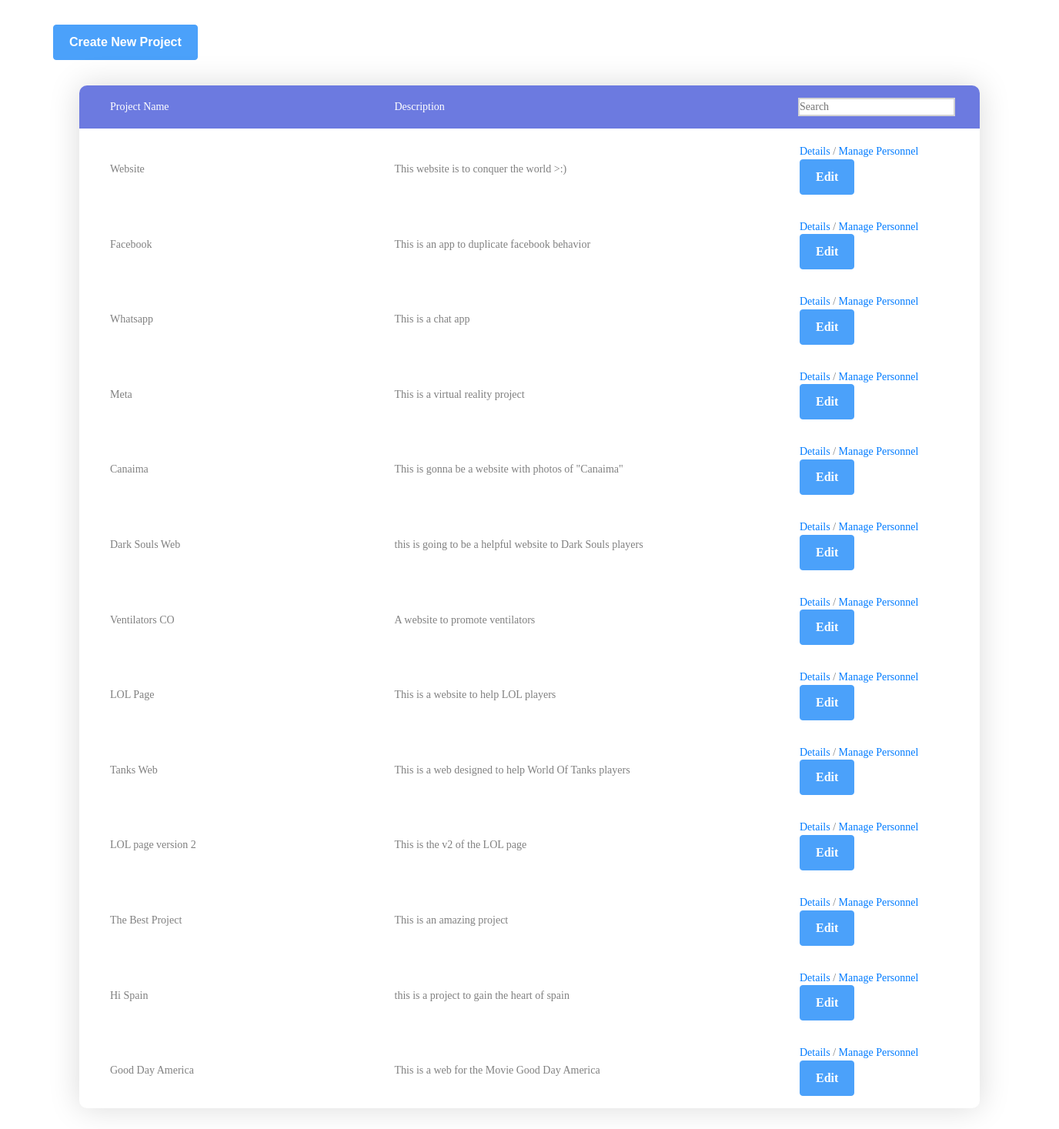
Page /my-projects/ on the committed database.
### experimenting/models.py (models this page shows, shortened)
class Project(models.Model):
    assigned_personnel = models.ManyToManyField(User)
    name = models.CharField(max_length=50)
    description = models.CharField(max_length=254)

### experimenting/views.py (the view, shortened to what this page needs)
# urls.py: path("my-projects/", views.projectsListView, name="projects_list"),
def projectsListView(request):
    search = request.POST.get("search")
    if search:
        page_obj = get_list_or_404(Project, name__icontains=search)
    else:
        page_obj = Project.objects.all()
    context = {"page_obj": page_obj}
    return render(request, "admin/projects_list.html", context)

### templates/admin/projects_list.html (shortened to what this page needs)
{% load static %}
<!DOCTYPE html>
<html lang="en">
<head>
	<link rel="stylesheet" type="text/css" href="{% static 'CRUD_tables/vendor/bootstrap/css/bootstrap.min.css' %}">
	<link rel="stylesheet" type="text/css" href="{% static 'CRUD_tables/fonts/font-awesome-4.7.0/css/font-awesome.min.css' %}">
	<link rel="stylesheet" type="text/css" href="{% static 'CRUD_tables/vendor/animate/animate.css' %}">
	<link rel="stylesheet" type="text/css" href="{% static 'CRUD_tables/vendor/select2/select2.min.css' %}">
	<link rel="stylesheet" type="text/css" href="{% static 'CRUD_tables/vendor/perfect-scrollbar/perfect-scrollbar.css' %}">
	<link rel="stylesheet" type="text/css" href="{% static 'CRUD_tables/css/util.css' %}">
	<link rel="stylesheet" type="text/css" href="{% static 'CRUD_tables/css/main.css' %}">
</head>
<body>
	<div class="limiter">
		<div class="container-button">
			<a href="{% url 'projects_create' %}" class="btn mb-2 mb-md-0 btn-primary btn-round">
				Create New Project
			</a>
		</div>
		<div class="container-table100">
			<div class="wrap-table100">
				<div class="table100 ver1 m-b-110">
					<div class="table100-head">
						<table>
							<thead>
								<tr class="row100 head">
									<th class="cell100 column1">Project Name</th>
									<th class="cell100 column2">Description</th>
									<th class="cell100 column3">
										<form class="projects-list-form" id="projects-list-form" name="projects-list-form" method="POST">
											<input type="text" class="search-input" name="search" id="search_input" onkeyup="searchProject()" placeholder="Search">
										</form>
									</th>
								</tr>
							</thead>
						</table>
					</div>
					<div id="replaceable-table">
						{% include 'admin/projects_list_logic.html' %}
					</div>
				</div>
			</div>
		</div>
	</div>
</body>
</html>

### templates/admin/projects_list_logic.html
				{% if page_obj %}
				{% for project in page_obj %}
					<div class="table100-body js-pscroll">
						<table>
							<tbody>
								<tr class="row100 body">
									<td class="cell100 column1">{{ project.name }}</td>
									<td class="cell100 column2">{{ project.description }}</td>
									<td class="cell300 column3">
										<a href="{% url 'projects_detail' project.id %}">Details</a> /
										<a href="{% url 'projects_detail' project.id %}">Manage Personnel</a>
										<a href="{% url 'projects_update' project.id %}" class="btn mb-2 mb-md-0 btn-primary btn-round">
											Edit
										</a>
									</td>
								</tr>
							</tbody>
						</table>
					</div>
				{% endfor %}
				{% else %}
					<h3>There are no projects. Please create a new one.</h3>
				{% endif %}

### static/CRUD_tables/css/main.css (style rules this page uses)
* { margin: 0px; padding: 0px; box-sizing: border-box; }
body, html { height: 100%; font-family: sans-serif; }
a { margin: 0px; transition: all 0.4s; -webkit-transition: all 0.4s; -o-transition: all 0.4s; -moz-transition: all 0.4s; }
input { display: block; outline: none; border: none !important; }
.js-pscroll { position: relative; overflow: hidden; }
.limiter { width: 1366px; margin: 0 auto; }
.container-button { margin-top: 32px; margin-left: 64px; }
.container-table100 { width: 100%; min-height: 100vh; background: #fff; display: -webkit-box; display: -webkit-flex; display: -moz-box; display: -ms-flexbox; display: flex; align-items: center; justify-content: center; flex-wrap: wrap; padding: 33px 30px; }
.wrap-table100 { width: 1170px; }
.table100 { background-color: #fff; }
table { width: 100%; }
th, td { font-weight: unset; padding-right: 10px; }
.table100-head th { padding-top: 18px; padding-bottom: 18px; }
.table100-body td { padding-top: 16px; padding-bottom: 16px; }
.table100 { position: relative; padding-top: 60px; }
.table100-head { position: absolute; width: 100%; top: 0; left: 0; }
.table100-body { max-height: 585px; overflow: auto; }
.table100.ver1 th { font-family: Lato-Bold; font-size: 14px; color: #fff; line-height: 1.4; background-color: #6c7ae0; }
.table100.ver1 td { font-family: Lato-Regular; font-size: 14px; color: #808080; line-height: 1.4; }
.table100.ver1 { border-radius: 10px; overflow: hidden; box-shadow: 0 0px 40px 0px rgba(0, 0, 0, 0.15); -moz-box-shadow: 0 0px 40px 0px rgba(0, 0, 0, 0.15); -webkit-box-shadow: 0 0px 40px 0px rgba(0, 0, 0, 0.15); -o-box-shadow: 0 0px 40px 0px rgba(0, 0, 0, 0.15); -ms-box-shadow: 0 0px 40px 0px rgba(0, 0, 0, 0.15); }
.btn { cursor: pointer; padding: 12px 20px; font-weight: 600; }
.btn.btn-primary { background: #4ba1fa; border-color: #4ba1fa; color: #fff; }
.projects-list-form { display: flex; }
.search-input { background: white; display: inline; outline: 2px solid lightgrey; width: 200px; }

### templates/admin/projects_list.html (style rules this page uses)
.column1 { width: 35%; padding-left: 40px; }
.column2 { width: 45%; }
.column3 { width: 20%; }

### rows in the picture
Project: name "Website", description "This website is to conquer the world >:)"
Project: name "Facebook", description "This is an app to duplicate facebook behavior"
Project: name "Whatsapp", description "This is a chat app"
Project: name "Meta", description "This is a virtual reality project"
Project: name "Canaima", description "This is gonna be a website with photos of \"Canaima\""
Project: name "Dark Souls Web", description "this is going to be a helpful website to Dark Souls players"
Project: name "Ventilators CO", description "A website to promote ventilators"
Project: name "LOL Page", description "This is a website to help LOL players"
Project: name "Tanks Web", description "This is a web designed to help World Of Tanks players"
Project: name "LOL page version 2", description "This is the v2 of the LOL page"
Project: name "The Best Project", description "This is an amazing project"
Project: name "Hi Spain", description "this is a project to gain the heart of spain"
Project: name "Good Day America", description "This is a web for the Movie Good Day America"
